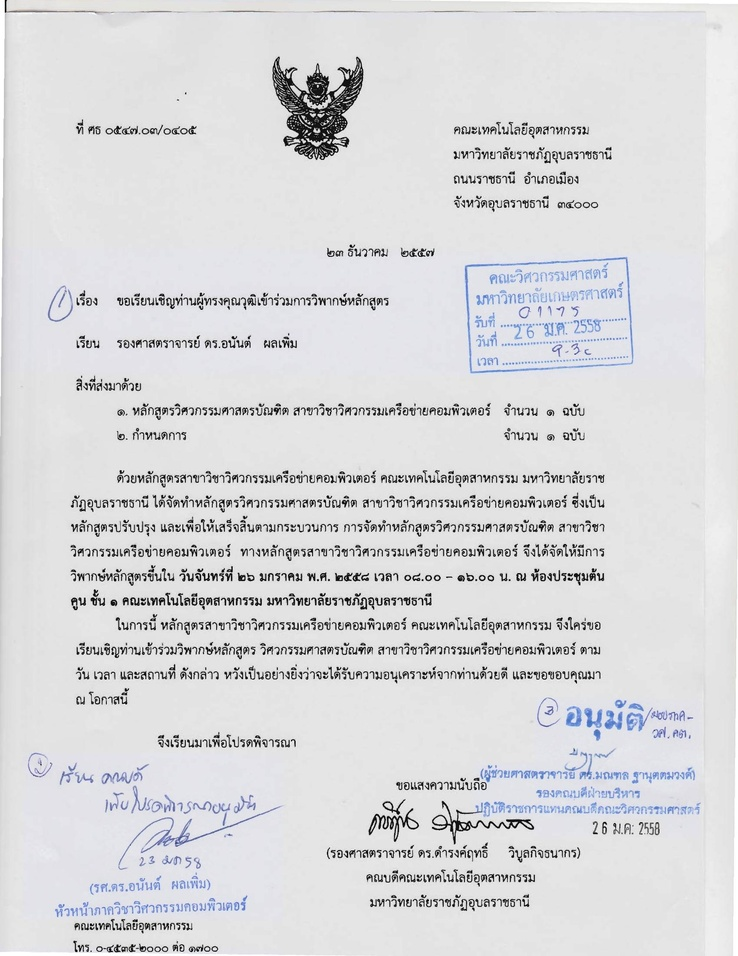
#> input picture Doc/1.jpg, 738 x 956 px, shrunk from 1700 x 2200 before the run; its folder holds only this picture in this run
$ python remove_stamp.py
#> lines starting #> are read from the running program, lines starting #| are printed output that depends on the picture; after the words box and inside, x2 and y2 are one past the last pixel; in counts of white or black regions, pixels touching at a corner belong together
import cv2
import numpy as np
import os

def createFileList(myDir, format='.jpg'):
#> called with myDir = 'D:\\iris_project\\Doc\\', format = '.jpg'
    fileList = []
    print(myDir)
    for root, dirs, files in os.walk(myDir, topdown=False):
        for name in files:
            if name.endswith(format):
                fullName = os.path.join(root, name)
                fileList.append(fullName)
    fileList.sort()
    return fileList

dir_path = 'D:\\iris_project\\Doc\\'
fileList = createFileList(dir_path)

for files in fileList:
    print(files)
    img = cv2.imread(files)
#> img is the input picture: shape (956, 738, 3); mean B, G, R 219.3, 217.2, 216.7

    upper = np.array([135,150,150],np.uint8)
    lower = np.array([0,0,0],np.uint8)
    result = cv2.inRange(img,lower,upper)
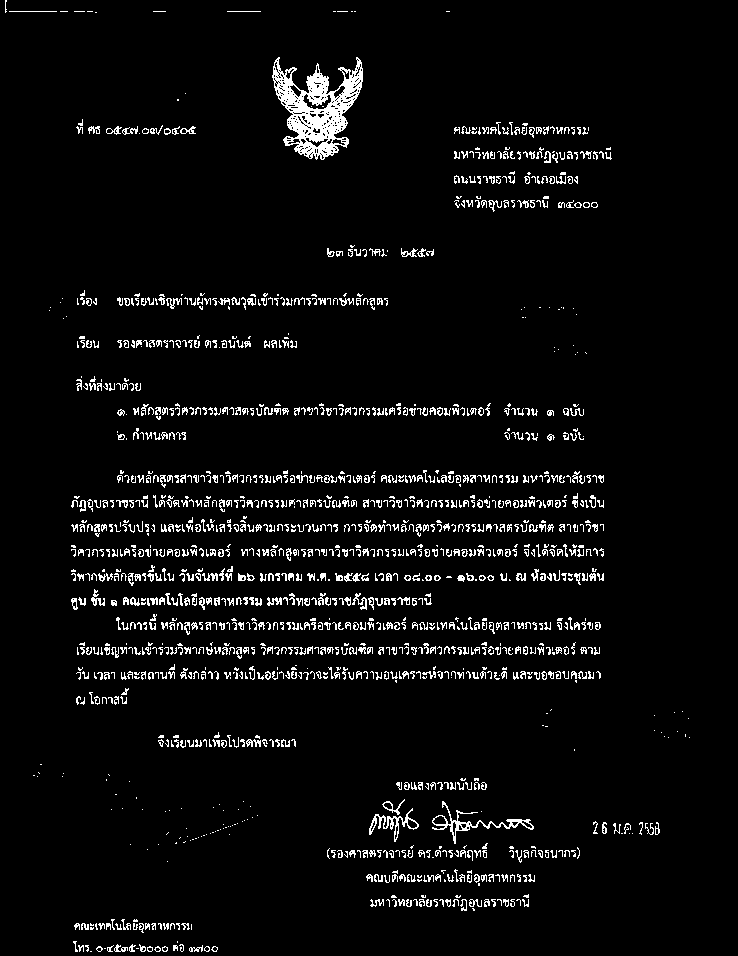
#> result: shape (956, 738); 4.7% white in thin lines or dots

    result = cv2.bitwise_not(result)
#> result: shape (956, 738); 95.3% white; black in thin lines or dots
    result  = cv2.cvtColor(result , cv2.COLOR_GRAY2BGR)
#> result: shape (956, 738, 3); 95.3% white; black in thin lines or dots

    gray = cv2.cvtColor(result, cv2.COLOR_BGR2GRAY)
    ret, thresh = cv2.threshold(gray, 0, 255, cv2.THRESH_OTSU | cv2.THRESH_BINARY_INV)
#> ret = 0

    cnts = cv2.findContours(thresh, cv2.RETR_TREE, cv2.CHAIN_APPROX_SIMPLE)
#> cnts = 2080 contours, 1840 with area under 20; largest, box (x1, y1, x2, y2) and area: (272, 57, 363, 160) 4971, (432, 801, 534, 844) 564, (369, 808, 419, 842) 321, (302, 93, 332, 110) 197, (432, 815, 447, 825) 92
    cnts = cnts[0] if len(cnts) == 2 else cnts[1]
    for c in cnts:
        area = cv2.contourArea(c)
        if area < 4:
            cv2.drawContours(thresh, [c], -1, (0,0,0), -1)
#> this loop made 2080 passes
#> area on passes 4, 6, 8: 22, 20.5, 21
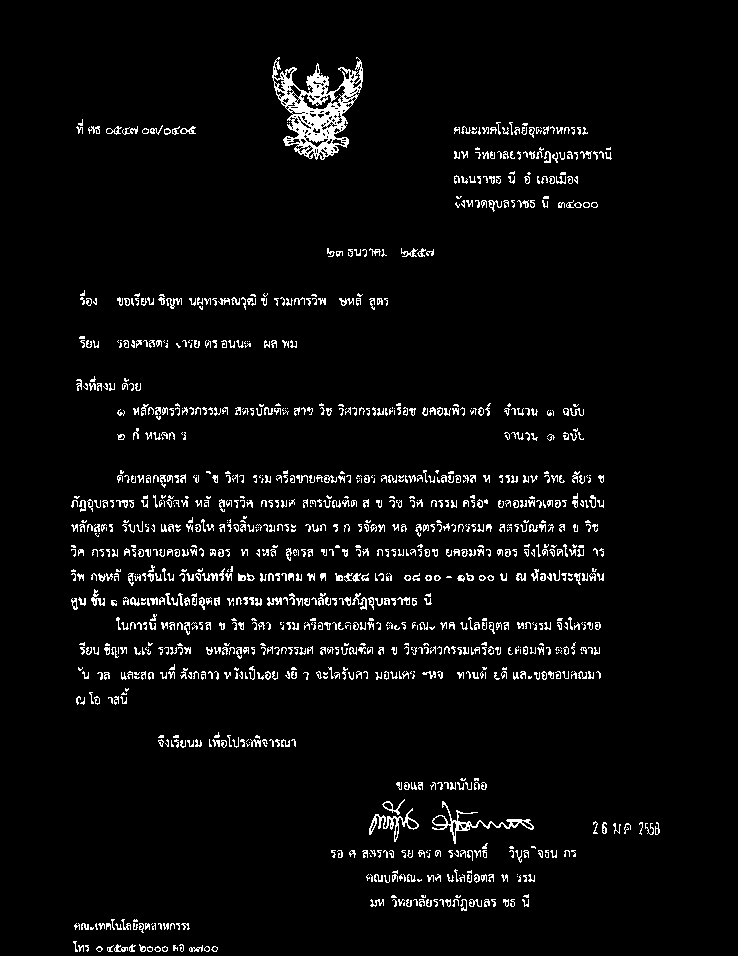
#> thresh: shape (956, 738); 4.2% white in thin lines or dots, all inside (x1, y1, x2, y2) = (71, 57, 660, 952)

    result = cv2.bitwise_not(thresh)
    name = files[4:]
    cv2.imwrite('D:\\iris_project\\remove_stamp_doc\\{}'.format(name), result)

$ run again, on Doc/2.jpg
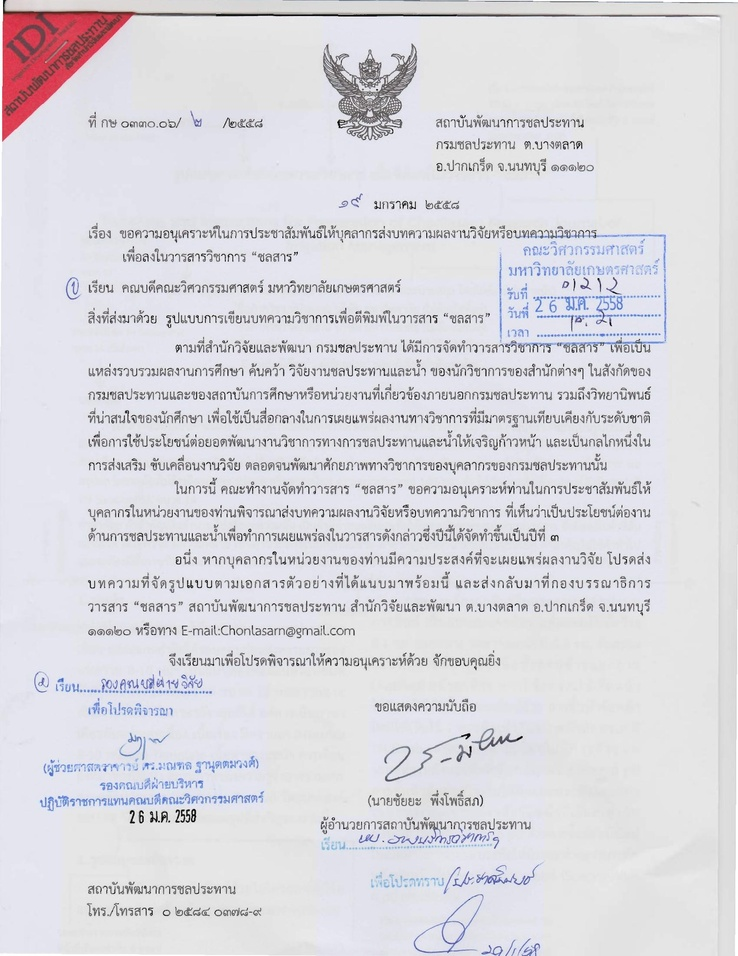
#> input picture Doc/2.jpg, 738 x 956 px, shrunk from 1700 x 2200 before the run
#> img is the input picture: shape (956, 738, 3); mean B, G, R 222.7, 216.8, 218.1
#> `result = cv2.inRange(img,lower,upper)`:
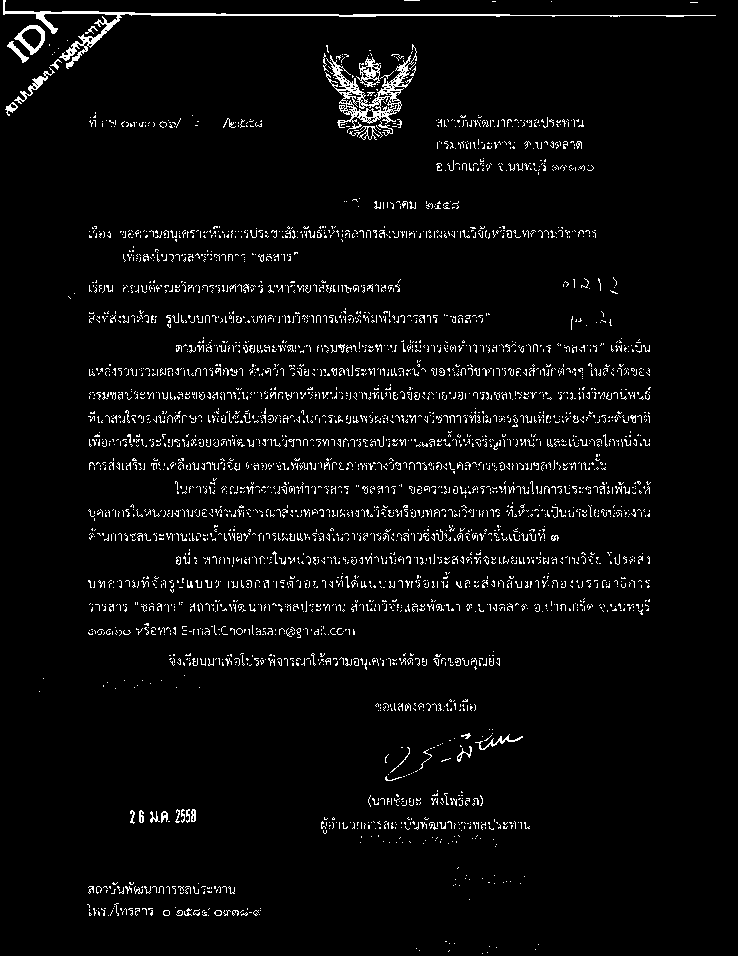
#> result: shape (956, 738); 3.9% white in thin lines or dots
#> ret = 0
#> cnts = 3923 contours, 3879 with area under 20; largest, box (x1, y1, x2, y2) and area: (325, 44, 417, 133) 1960, (3, 0, 716, 69) 1329, (14, 25, 45, 55) 524, (356, 57, 381, 87) 364, (21, 28, 42, 50) 276
#> the loop `for c in cnts:` made 3923 passes
#> area on passes 32, 33, 37: 30, 25, 28
#> after the loop `for c in cnts:`:
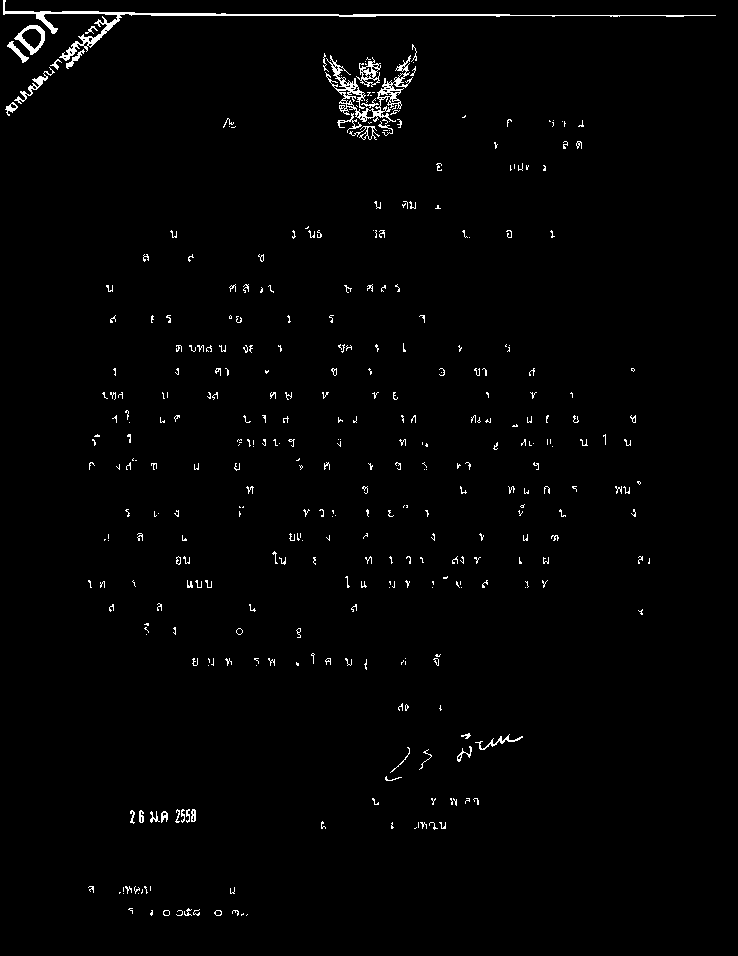
#> thresh: shape (956, 738); 1.4% white in thin lines or dots

$ run again, on Doc/11.jpg
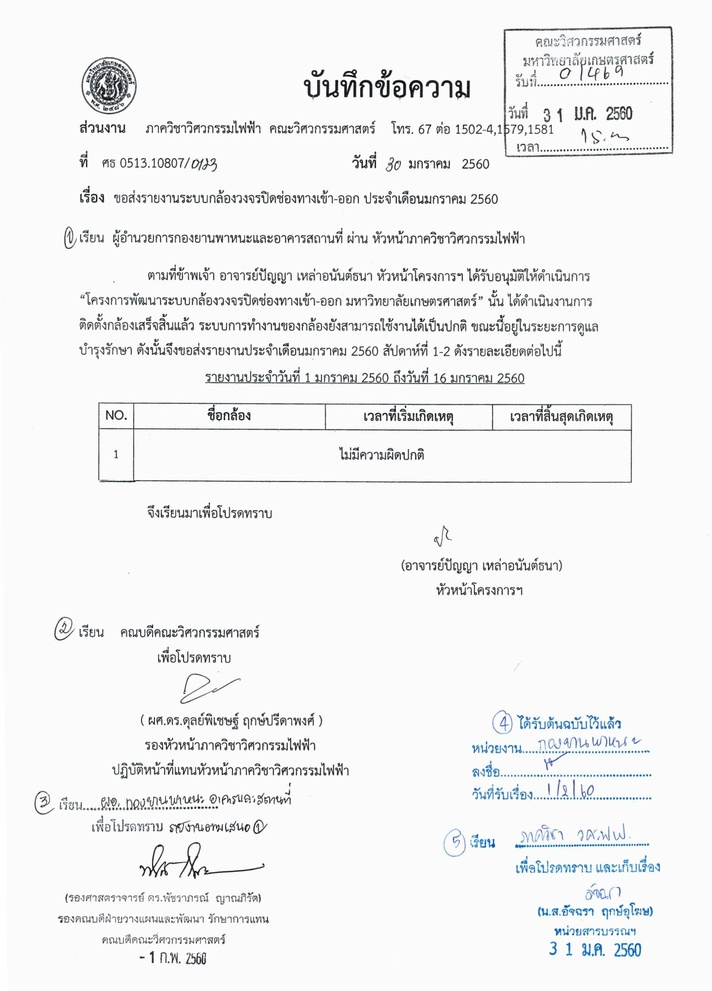
#> input picture Doc/11.jpg, 712 x 991 px, shrunk from 1658 x 2306 before the run
#> img is the input picture: shape (991, 712, 3); mean B, G, R 242.4, 242, 241.4
#> `result = cv2.inRange(img,lower,upper)`:
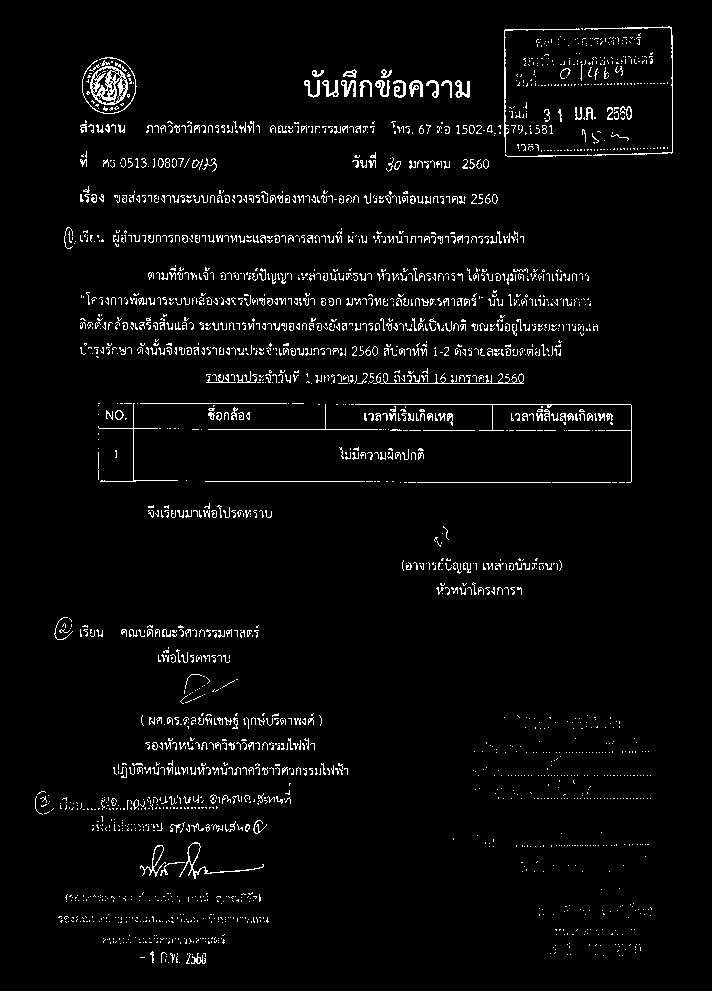
#> result: shape (991, 712); 3.5% white in thin lines or dots, all inside (x1, y1, x2, y2) = (35, 26, 673, 964)
#> ret = 0
#> cnts = 2601 contours, 2509 with area under 20; largest, box (x1, y1, x2, y2) and area: (90, 66, 128, 105) 1110, (179, 842, 264, 879) 249, (93, 67, 116, 96) 190, (140, 845, 166, 877) 166, (188, 843, 201, 865) 166
#> the loop `for c in cnts:` made 2601 passes
#> area on pass 16: 40.5
#> after the loop `for c in cnts:`:
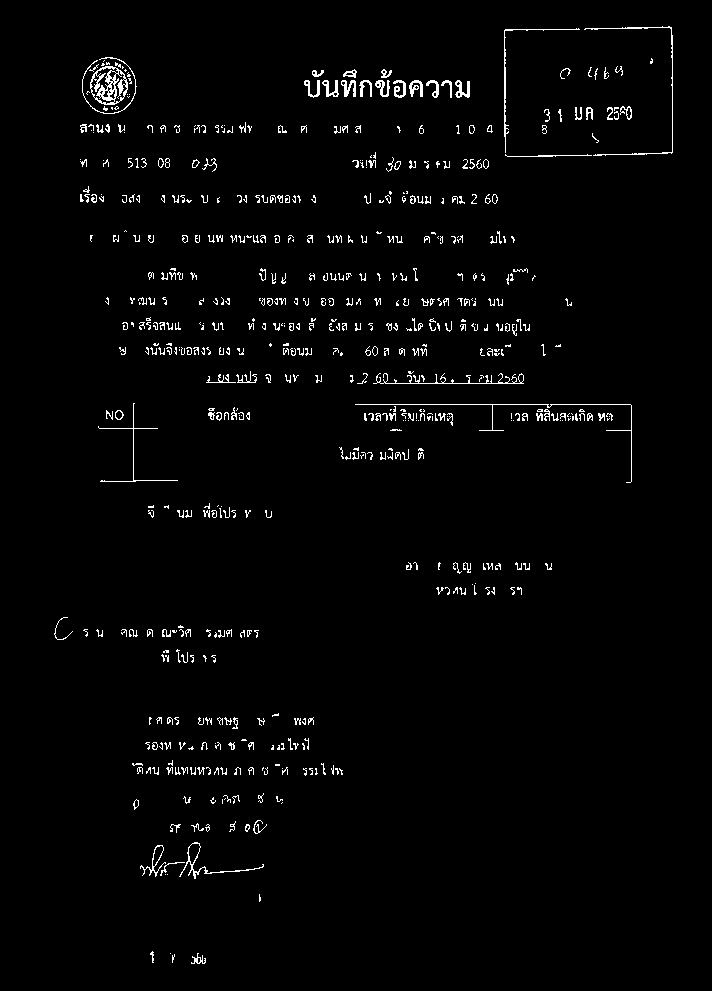
#> thresh: shape (991, 712); 2.1% white in thin lines or dots, all inside (x1, y1, x2, y2) = (54, 26, 673, 964)
